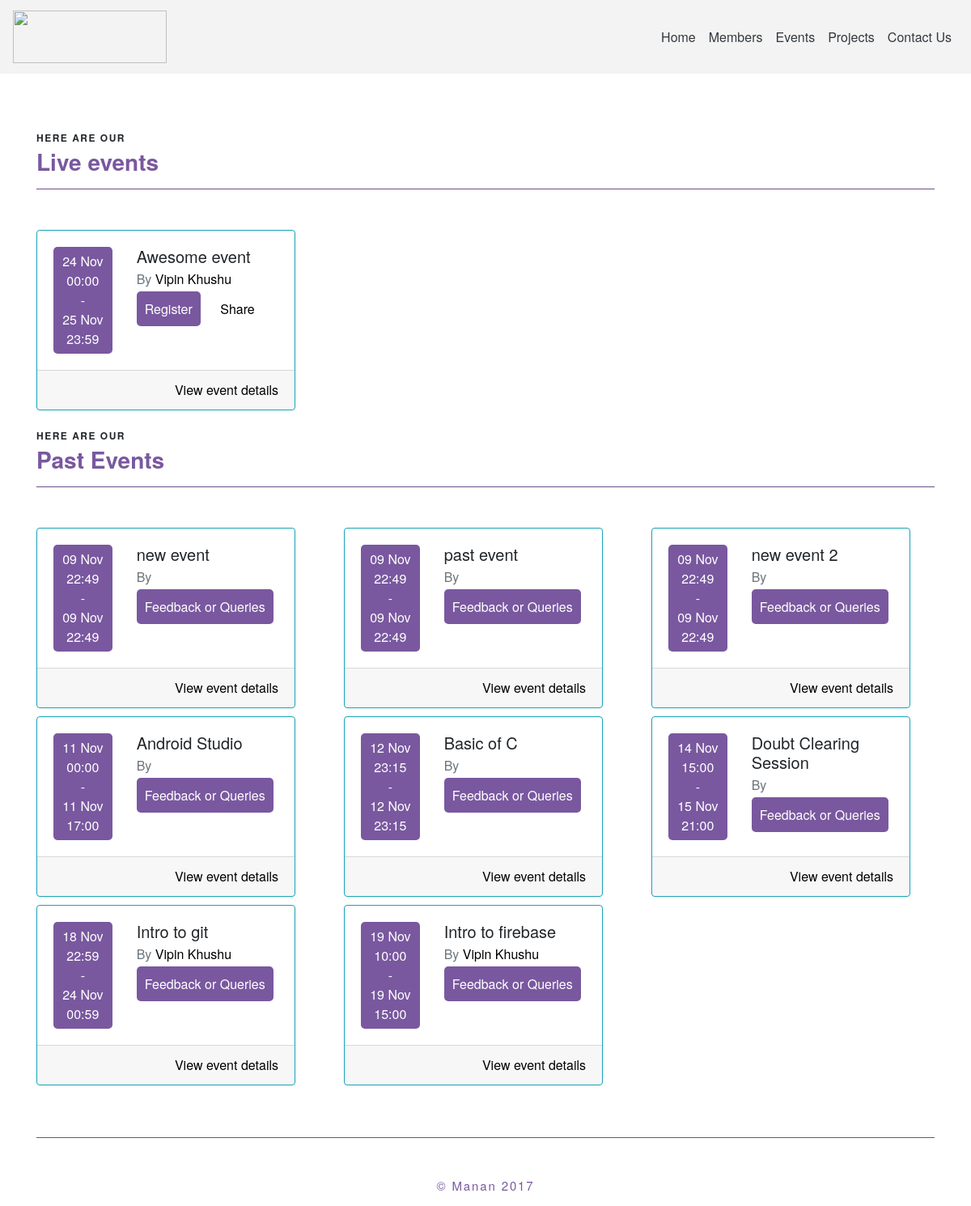
Screenshot of /events/ with the database file from the repository.
### main/models.py (models this page shows, shortened)
class Event(models.Model):
    description = models.TextField(blank=True, null=True)
    title = models.CharField(max_length=500)
    host = models.ManyToManyField(User)
    venue = models.CharField(max_length=100)
    fee = models.IntegerField(default=0)
    rules = models.TextField(blank=True, null=True)
    prerequistes = models.TextField(blank=True, null=True)
    start_date = models.DateField(default=datetime.date.today,auto_now=False,auto_now_add=False)
    end_date = models.DateField(default=datetime.date.today,auto_now=False,auto_now_add=False)
    start_time = models.TimeField(default=datetime.datetime.now().time(),auto_now=False,auto_now_add=False)
    end_time = models.TimeField(default=datetime.datetime.now().time(),auto_now=False,auto_now_add=False)

class Profile(models.Model):
    user = models.OneToOneField(User, on_delete=models.CASCADE)
    email = models.EmailField(blank=True)
    fname = models.CharField(max_length=100, blank=True)
    lname = models.CharField(max_length=100, blank=True)
    github = models.CharField(max_length=100, blank=True)
    dp = models.CharField(max_length=1000, blank=True)
    batch = models.IntegerField(default=2017)
    facebook = models.CharField(max_length=100, blank=True)
    linkedin = models.CharField(max_length=100, blank=True)
    twitter = models.CharField(max_length=100, blank=True)
    bio = models.TextField(blank=True, null=True)
    label = models.CharField(max_length=100 , blank=True)
    company = models.CharField(max_length=100, blank=True)
    location = models.CharField(max_length=100,blank=True)
    frameworks = models.CharField(max_length=500,blank=True)
    languages = models.CharField(max_length=500,blank=True)
    achivements = models.CharField(max_length=1000,blank=True)
    he_profile = models.CharField(max_length=100,blank=True)
    spoj_profile = models.CharField(max_length=100,blank=True)
    he_ques = models.IntegerField(default=0)
    codechef_profile = models.CharField(max_length=100,blank=True)
    codechef_ques = models.IntegerField(default=0)
    spoj_ques = models.IntegerField(default=0)
    git_repos = models.IntegerField(default=0)
    my_website = models.CharField(max_length=100,blank=True)

### main/views.py (the view)
# urls.py: url(r'^events/$',event_list_view,name="events-list"),
def event_list_view(request):
	obj = Event.objects.order_by('start_date','start_time')
	past = []
	future = []
	live = []
	for x in obj :
		if x.end_date <datetime.date.today():
			past.append(x)
		elif x.end_date ==datetime.date.today() and x.end_time < datetime.datetime.now().time():
			past.append(x)
		elif x.start_date > datetime.date.today() or (x.start_date == datetime.date.today() and x.start_time > datetime.datetime.now().time()):
			future.append(x)
		else :
			live.append(x)
	return render(request,'events.html',{'past':past,'future':future,'live':live})

### main/templates/events.html (shortened to what this page needs)
{% extends "header.html" %}
{% block page_context %}
<div class="container">
  <br/><br/>
    {% if live %}
    <div class="row">
    <div class="col-lg-12"><br/>
      <p class="txxt-head">Here are our</p>
      <h3 class="txxt-body">Live events</h3>
      <hr style="background-color: #79589F">
      <br/>
    </div>
  </div>
  <div class="row">
    {% for x in live %}
    <div class="col-lg-4" style="margin-top: 10px;">
      <div class="card border-info" style="width: 20rem;">
        <div class="card-body">
          <div class="row">
            <div class="col-lg-4">
              <div class="container text-center" style="padding:6px;background-color:#79589F;color:#fff;border-radius:5px; ">
                {{ x.start_date|date:"d M " }}{{ x.start_time|time:"H:i" }}
                <br/>
                -
                <br/>
                {{ x.end_date|date:"d M" }} {{ x.end_time|time:"H:i" }}
              </div>
            </div>
            <div class="col-lg-8">
              <h5 class="card-title">{{x.title}}</h5>
              <h6 class="card-subtitle mb-2 text-muted">By
                {% for y in x.host.all %}
                <a href="/member/{{y.username}}">{{y.profile.fname}} {{y.profile.lname}}</a>
                {% endfor %}
              </h6>
              <a href="#" class="card-link"  style="padding:10px;background-color:#79589F;color:#fff;border-radius:5px; " data-toggle="modal" data-target="#registerModal" data-eventid="{{x.pk}}"  data-eventname="{{x.title}}">Register</a>
              <a href="#" class="card-link">Share</a>
            </div>
          </div>
        </div>
        <div class="card-footer">
          <a href="/event/detail/{{x.pk}}" class=" float-right">View event details</a>
        </div>
      </div>
    </div>
    {% endfor %}
  </div>
  {% endif %}
  <br/>
  <div class="row">
    <div class="col-lg-12">
      <p class="txxt-head">Here are our</p>
      <h3 class="txxt-body">Past Events</h3>
      <hr style="background-color: #79589F">
      <br/>
    </div>
  </div>
  <div class="row">
    {% for x in past %}
    <div class="col-lg-4" style="margin-top: 10px;">
      <div class="card border-info" style="width: 20rem;">
        <div class="card-body">
          <div class="row">
            <div class="col-lg-4">
              <div class="container text-center" style="padding:6px;background-color:#79589F;color:#fff;border-radius:5px; ">
                {{ x.start_date|date:"d M" }} {{ x.start_time|time:"H:i" }}<br/>  -  <br/>{{ x.end_date|date:"d M" }} {{ x.end_time|time:"H:i" }}
              </div>
            </div>
            <div class="col-lg-8">
              <h5 class="card-title">{{x.title}}</h5>
              <h6 class="card-subtitle mb-2 text-muted">By
                {% for y in x.host.all %}
                <a href="/member/{{y.username}}">{{y.profile.fname}} {{y.profile.lname}}</a>
                {% endfor %}
              </h6>
              <a href="/event/detail/{{x.pk}}" class="card-link"  style="padding:10px;background-color:#79589F;color:#fff;border-radius:5px; ">Feedback or Queries</a>
            </div>
          </div>
        </div>
        <div class="card-footer">
          <a href="/event/detail/{{x.pk}}" class=" float-right">View event details</a>
        </div>
      </div>
    </div>
    {% endfor %}
  </div>
  <br/><br/>
  <hr style="background-color: #79589F">
</div>
<br/>
{% endblock page_context %}

### main/templates/header.html (style rules this page uses)
body { font-family: "BentonSans", "Helvetica Neue", sans-serif; }
a { color: #000; }
.txxt-head { margin-bottom: 20px; font-size: 12px; font-weight: bold; text-transform: uppercase; letter-spacing: .125em; margin: 0 0 .5em 0; line-height: 1.2; }
.txxt-body { color:#79589F; font-weight: bold; margin: 0 0 .5em 0; line-height: 1.2; }

### rows the page displays
Event: start_date "24 Nov", start_time "00:00", end_date "25 Nov", end_time "23:59", title "Awesome event"
Event: start_date "09 Nov", start_time "22:49", end_date "09 Nov", end_time "22:49", title "new event"
Event: start_date "09 Nov", start_time "22:49", end_date "09 Nov", end_time "22:49", title "past event"
Event: start_date "09 Nov", start_time "22:49", end_date "09 Nov", end_time "22:49", title "new event 2"
Event: start_date "11 Nov", start_time "00:00", end_date "11 Nov", end_time "17:00", title "Android Studio"
Event: start_date "12 Nov", start_time "23:15", end_date "12 Nov", end_time "23:15", title "Basic of C"
Event: start_date "14 Nov", start_time "15:00", end_date "15 Nov", end_time "21:00", title "Doubt Clearing Session"
Event: start_date "18 Nov", start_time "22:59", end_date "24 Nov", end_time "00:59", title "Intro to git"
Event: start_date "19 Nov", start_time "10:00", end_date "19 Nov", end_time "15:00", title "Intro to firebase"

### other values shown
{{ y.profile.fname }} "Vipin"
{{ y.profile.lname }} "Khushu"
